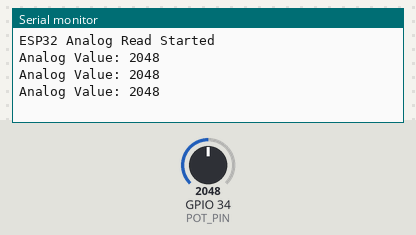
The sketch below on a simulated ESP32. Shown: the last lines printed to the serial monitor. Inputs (shaded band) come from the test bench; at power-on: GPIO 34 (POT_PIN) = 2048.

Above: at 1.3 s.
1.4 s: GPIO 34 (POT_PIN) set to 2866
At 1.9 s:
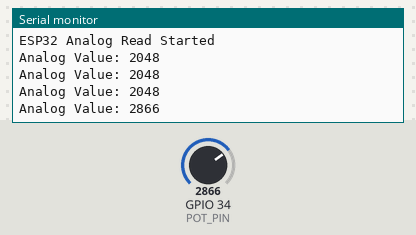
2.9 s: GPIO 34 (POT_PIN) set to 3603
At 3.4 s:
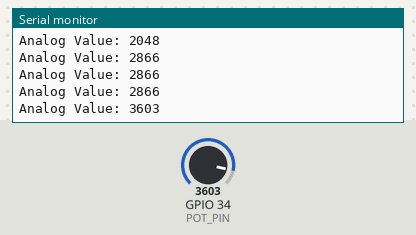
Timing chart, 0 to 5.9 s (numbered marks = the images above; inputs shaded):
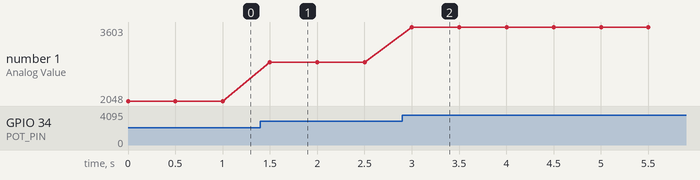

Measured:
- after the input at 1.4 s, the serial monitor: prints a new line after 0.10 s (image 1)
- after the input at 2.9 s, the serial monitor: prints a new line after 0.10 s (image 2)
- plotted number 1: 2048 → 2866 after the input at 1.4 s, 2866 → 3603 after the input at 2.9 s

The sketch:

sketch.ino
```cpp
#define POT_PIN 34

void setup() {
  Serial.begin(115200);
  pinMode(POT_PIN, INPUT);

  Serial.println("ESP32 Analog Read Started");
}

void loop() {
  int sensorValue = analogRead(POT_PIN);

  Serial.print("Analog Value: ");
  Serial.println(sensorValue);

  delay(500);
}
```
